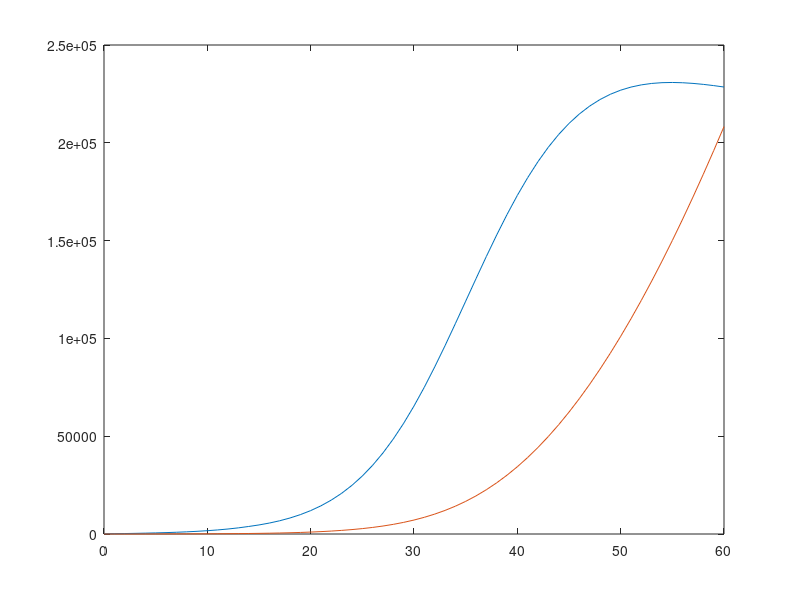

This figure's MATLAB source: (Note: this script raises an error after producing the figure.)
% c = 2.75; beta = 1.8e-9;
% 
% delta_I0 = 0.02; delta_q = 0.1;
% 
% gama_I = 0.012; gama_H = 0.02;
% 
% q = 10e-7; alpha = 0.1008;
% 
% theta = 1; lam = 1 / 14;
% 
% T = 40; t = 1; NN = T / t;
c=2.75;beta=1.74e-9;

delta_I0=0.1; delta_q=0.13;

gama_I=0.007; gama_H=0.02;

q=2e-7; alpha=1.2405e-4;

theta=0.75; lam=1/14;

T=60; t=0.01; NN=T/t;

% Initial values

% S = 5917 * 1e4; E = 4007; I = 524 * 1.5; Sq = 2776;
% 
% Eq = 400; H = I + Eq; R = 31; De = 24; sigma = 1 / 7;

 S = 60481283; E = 620; I = 33 * 2; Sq = 0;
 Eq = 2; H = I + Eq; R = 2; sigma = 1 / 7;
AA = [S E I Sq Eq H R];

for ii = 1:NN

% Increased isolation speed of patient due to new hospitals

if (ii * t) >= 14

delta_I = delta_I0 * 1.2;

else

delta_I = delta_I0;

end

% Modified SEIR Transmission dynamics model

dS = -(beta * c + c * q * (1 - beta)) * S * (I + theta * E) + lam * Sq;

dE = beta * c * (1 - q) * S * (I + theta * E) - sigma * E;

dI = sigma * E - (delta_I + alpha + gama_I) * I;

dSq = (1 - beta) * c * q * S * (I + theta * E) - lam * Sq;

dEq = beta * c * q * S * (I + theta * E) - delta_q * Eq;

dH = delta_I * I + delta_q * Eq - (alpha + gama_H) * H;

dR = gama_I * I + gama_H * H;

% Euler integration algorithm

S = S + dS * t;

E = E + dE * t;

I = I + dI * t;

Sq = Sq + dSq * t;

Eq = Eq + dEq * t;

H = H + dH * t;

R = R + dR * t;

AA = [AA; S E I Sq Eq H R];

end

% Theoretical estimation

Infected(:, 1) = round(AA(1:1 / t : size(AA, 1), 3));

Cured(:, 1) = round(AA(1:1 / t : size(AA, 1), 7));

plot(0:T, [Infected Cured])

% raw data

hold on

Data = importdata('意大利.csv');

data_Infected = Data.data(:, 1);

data_Cured = Data.data(:, 3);

loss1 = 0;
for i = 1:31
    loss1 = loss1 + (data_Infected(i,1) - Infected(i,1))^2;
end
loss1 = loss1/31

loss2 = 0;
for i = 1:31
    loss2 = loss2 + (data_Cured(i,1) - Cured(i,1))^2;
end
loss2 = loss2/31


plot([1:length(data_Infected)],[data_Infected data_Cured],' * ')
